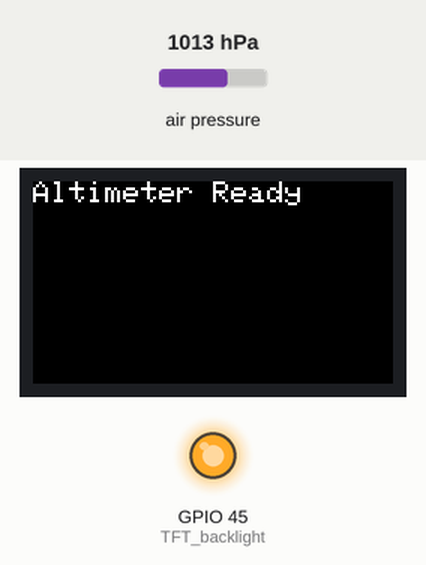
Simulated run of this sketch. Board: ESP32-S3. Parts: 240×135 colour display, output pins drawn as LEDs (lit = HIGH). Inputs (shaded band) come from the test bench; at power-on: air pressure 1013 hPa. Storage starts empty; what the sketch prints to the serial monitor is not drawn.

Above: at 0.4 s.
At 2.5 s:
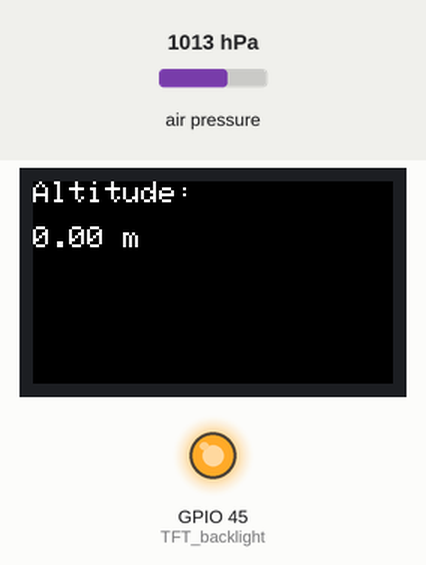
2.6 s: air pressure set to 952 hPa
At 4.7 s:
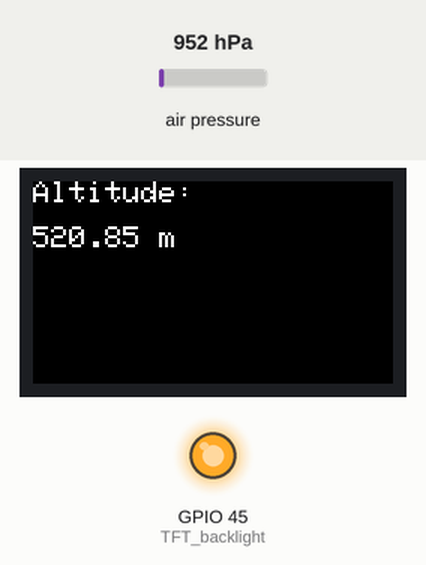
5.0 s: air pressure set to 975 hPa
At 6.9 s:
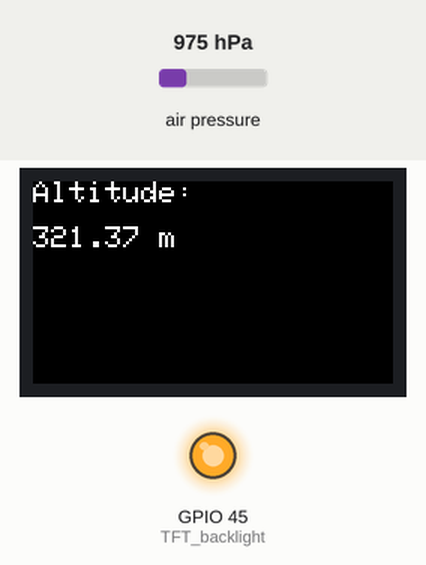
7.2 s: air pressure set to 1000 hPa
At 9.1 s:
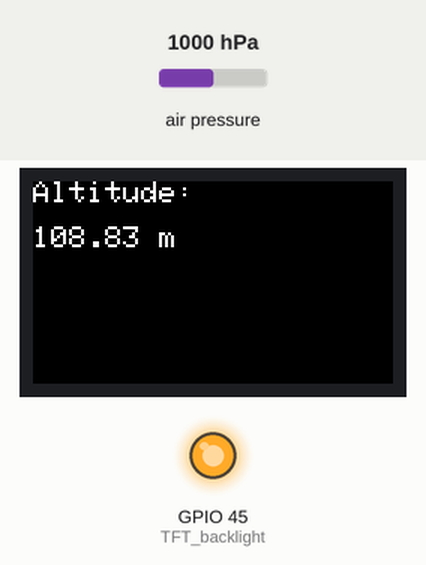
Timing chart, 0 to 10.6 s (numbered marks = the images above; inputs shaded):
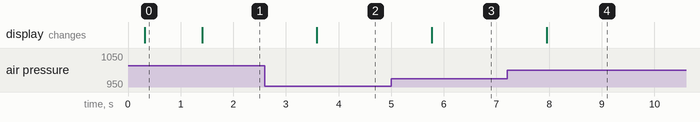

The sketch:

Second_installation.ino
```cpp
#include <Arduino.h>
#include <Wire.h>
#include <SPI.h>
#include <Adafruit_BMP280.h>
#include <Adafruit_ST7789.h>
#include <SD.h>

// Pin Definitions
#define TFT_CS        7
#define TFT_DC        39
#define TFT_RST       40
#define TFT_backlight 45
#define I2C_SDA       42
#define I2C_SCL       41
#define BMP_Addr      0x77

// SD Card Pins (SPI)
#define SD_MISO  37
#define SD_MOSI  35
#define SD_SCK   36
#define SD_CS    10  // Chip Select (can be any GPIO)

// Constants
const float SEA_LEVEL_PRESSURE_HPA = 1013.25;  // Standard sea level pressure
const int PRESSURE_READINGS = 5;               // Number of samples for averaging
const int ALTITUDE_UPDATE_MS = 1000;           // Update interval

// Global Objects
Adafruit_ST7789 tft = Adafruit_ST7789(TFT_CS, TFT_DC, TFT_RST);
Adafruit_BMP280 bmp;

// Altimeter Variables
float referencePressure;  // Pressure at initial position (0m)
bool altimeterCalibrated = false;

// File name and content
//const char* filename = "/esp32_data.txt";
const char* dataToWrite = "ESP32-S3 SD Card Test - Hello World!\n";

File myFile;
String fileName = "test.txt";

// Create a dedicated SPI bus for SD card
SPIClass sdSPI(HSPI);

void initDisplay() {
  pinMode(TFT_backlight, OUTPUT);
  digitalWrite(TFT_backlight, HIGH);
  tft.init(135, 240);
  tft.setRotation(3);
  tft.fillScreen(ST77XX_BLACK);
  tft.setTextColor(ST77XX_WHITE);
  tft.setTextSize(2);
}

void initBMP() {
  if (!bmp.begin(BMP_Addr)) {
    tft.setCursor(0, 20);
    tft.print("BMP280 Error");
    Serial.println("BMP280 initialization failed!");
    while(1);
  }

  // Configure for high accuracy
  bmp.setSampling(
    Adafruit_BMP280::MODE_NORMAL,
    Adafruit_BMP280::SAMPLING_X2,
    Adafruit_BMP280::SAMPLING_X16,
    Adafruit_BMP280::FILTER_X16,
    Adafruit_BMP280::STANDBY_MS_500
  );
}

float readPressure() {
  float sum = 0;
  for (int i = 0; i < PRESSURE_READINGS; i++) {
    sum += bmp.readPressure();
    delay(10);
  }
  return (sum / PRESSURE_READINGS) / 100.0;  // Convert to hPa
}

void calibrateAltimeter() {
  referencePressure = readPressure();
  altimeterCalibrated = true;
  Serial.print("Calibrated reference pressure: ");
  Serial.print(referencePressure);
  Serial.println(" hPa");
}

float calculateAltitude() {
  if (!altimeterCalibrated) return 0.0;

  float currentPressure = readPressure();
  // International barometric formula
  return 44330.0 * (1.0 - pow(currentPressure / referencePressure, 0.1903));
}

void displayAltitude(float altitude) {
  tft.fillScreen(ST77XX_BLACK);
  tft.setCursor(0, 0);

  tft.print("Altitude:");
  tft.setCursor(0, 30);
  tft.print(altitude, 2);  // Display with 2 decimal places
  tft.print(" m");

  Serial.print("Altitude: ");
  Serial.print(altitude, 2);
  Serial.println(" m");

}

// Write a string to the file
void writeData(String message) {
  myFile = SD.open(fileName, FILE_WRITE);
  if (myFile) {
    myFile.println(message);
    myFile.close();
    Serial.println("Data written: " + message);
  } else {
    Serial.println("Error writing to file");
  }
}

// Read and print file contents
void readMyFile() {
  myFile = SD.open(fileName);
  if (myFile) {
    Serial.println("File content:");
    while (myFile.available()) {
      Serial.write(myFile.read());
    }
    myFile.close();
  } else {
    Serial.println("Error opening file");
  }
}

/*
void writeToFile(const char* path, const char* message) {
  Serial.printf("Writing to file: %s\n", path);

  File file = SD.open(path, FILE_APPEND);
  if (!file) {
    Serial.println("Failed to open file for writing");
    return;
  }

  if (file.println(message)) {
    Serial.println("File written successfully");
  } else {
    Serial.println("Write failed");
  }

  file.close(); // Always close files!
}
*/

void setup() {
  Serial.begin(115200);
  Serial.println("Initializing...");

  Wire.begin(I2C_SDA, I2C_SCL);

  Serial.print("beginning initialization of SD card: ");

 // Initialize custom SPI bus for SD card
  sdSPI.begin(SD_SCK, SD_MISO, SD_MOSI, SD_CS);

  Serial.print("Initializing SD card... ");
  if (!SD.begin(SD_CS, sdSPI)) {
    Serial.println("FAILED. Check:");
    Serial.println("1. Wiring (MISO, MOSI, SCK, CS)");
    Serial.println("2. SD card format (must be FAT32)");
    Serial.println("3. Power (3.3V, not 5V)");
    while (1); // Halt
  }

  if(SD.exists(fileName))
  {
    SD.remove(fileName);
    Serial.println("\nFile already exists. It has been deleted and will be overwritten\n");
  }

  // Write Test Data
  writeData("Hello, SD Card!");

  // Read Back Data
  readMyFile();

  initDisplay();
  initBMP();

  // Calibrate altimeter (set current position as 0m)
  calibrateAltimeter();

  tft.fillScreen(ST77XX_BLACK);
  tft.setCursor(0, 0);
  tft.print("Altimeter Ready");
  delay(1000);
}

void loop() {
  float new_pressure = bmp.readPressure() / 100;
  Serial.println("Pressure:");
  Serial.println(new_pressure);
  float altitude = calculateAltitude();

/*
  // Create a data string with timestamp
  String dataString = String(millis()) + "," +
                     String(altitude, 2) + "," +
                     String(new_pressure, 2);

  // Log to SD card
  writeToFile(filename, dataString.c_str());
*/

  displayAltitude(altitude);
  delay(ALTITUDE_UPDATE_MS);
}
```

Measured:
- after the input at 2.6 s, the display: changes after 0.99 s (image 2)
- after the input at 5.0 s, the display: changes after 0.77 s (image 3)
- after the input at 7.2 s, the display: changes after 0.75 s (image 4)
- what the display in image 0 shows lasts 1.1 s, from 0.3 s to 1.4 s
